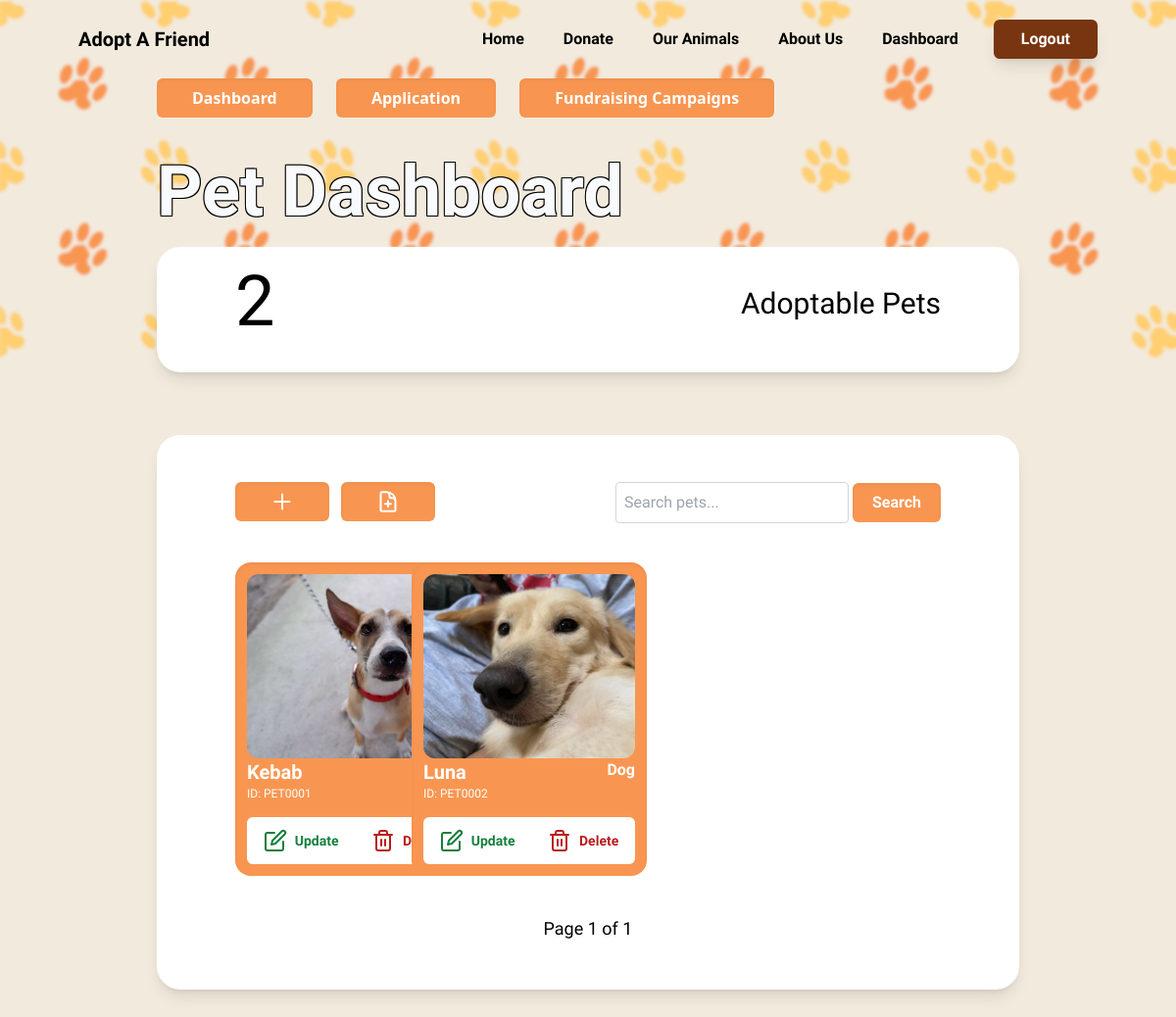
/staff/dashboard/pets/ (signed in), run on the app's committed database.
### pets/models.py (models this page shows, shortened)
class Pet(models.Model):
    petId = models.CharField(max_length=10, default=generate_pet_key, primary_key=True, unique=True)
    petName = models.CharField(max_length=50, null=False, blank=False, unique=True)
    animalType = models.CharField(max_length=20, choices=ANIMAL_TYPES_CHOICES, null=False, blank=False)
    breed = models.CharField(max_length=50, null=False, blank=False)
    petAge = models.CharField(max_length=50, null=False, blank=False, choices=PET_AGE_CHOICES)
    petGender = models.CharField(max_length=20, choices=GENDER_CHOICES, null=False, blank=False, default="")
    petSize = models.CharField(max_length=20, choices=PET_SIZE_CHOICES, null=False, blank=False)
    petColor = models.CharField(max_length=20, choices=COLOR_CHOICES, null=False, blank=False, default="")
    petDescription = models.TextField(max_length=500, blank=True, null=True)
    petPersonality = models.CharField(max_length=50, choices=PERSONALITY_CHOICES, blank=False, null=False, default="")
    dateAcquired = models.DateField(blank=False, null=False, default=timezone.now)
    isTrained = models.BooleanField(default=False)
    slug = models.SlugField(unique=True, blank=True)

class PetImage(models.Model):
    petId = models.ForeignKey('Pet', null=False, blank=False, on_delete=models.CASCADE)
    petImage = models.ImageField(upload_to='static/pet_pics')

### staff/decorators.py (the view)
    def _wrapped_view(request, *args, **kwargs):
        if not request.user.is_staff:
            return HttpResponseForbidden("You don't have permission to access this page.")
        return view_func(request, *args, **kwargs)

### staff/views.py (called while the page is built)
@staff_required
def staff_pet_dashboard(request):
    query = request.GET.get('q')
    pets = Pet.objects.all()
    if query:
        pets = pets.filter(
            Q(petName__icontains=query) |
            Q(animalType__icontains=query) |
            Q(breed__icontains=query)
        )
    pets = pets.order_by('petId')
    total_pets_count = pets.count()
    items_per_page = 8
    paginator = Paginator(pets, items_per_page)
    page = request.GET.get('page')
    try:
        pets = paginator.page(page)
    except PageNotAnInteger:
        pets = paginator.page(1)
    except EmptyPage:
        pets = paginator.page(paginator.num_pages)
    return render(request, 'staff/staff_pet_dashboard.html', {'pets': pets, 'total_pets_count': total_pets_count})

### staff/templates/staff/staff_pet_dashboard.html (shortened to what this page needs)
{% extends 'staff/base.html' %}
{% load static %}
{% block image %} <img src="{% static '\image\dashboard.png' %}" alt="" class="absolute"> {% endblock %}
{% block content %}
<a href="{% url 'staff_dashboard' %}" class="relative ml-40 mt-10">
    <button class="shadow-inner transition ease-in-out delay-150 font-semibold text-white px-9 py-2 rounded-md hover:-translate-y-1 hover:scale-110 duration-300" style="background-color: #f89651;">
        Dashboard
    </button>
</a>
<a href="{% url 'staff_application_dashboard' %}" class="relative ml-5 mt-10">
    <button class="shadow-inner transition ease-in-out delay-150 font-semibold text-white px-9 py-2 rounded-md hover:-translate-y-1 hover:scale-110 duration-300" style="background-color: #f89651;">
        Application
    </button>
</a>
<a href="{% url 'staff_campaign_dashboard' %}" class="relative ml-5 mt-10">
    <button class="shadow-inner transition ease-in-out delay-150 font-semibold text-white px-9 py-2 rounded-md hover:-translate-y-1 hover:scale-110 duration-300" style="background-color: #f89651;">
        Fundraising Campaigns
    </button>
</a>
<div>
    <h1 class="relative ml-40 mt-10 text-7xl text-shadows text-gray-50 font-bold" style="font-family: 'Imprima'">
        Pet Dashboard
    </h1>
</div>
<div class="mx-40 mt-5 relative">
    <div class="h-32 bg-white rounded-3xl shadow-lg flex justify-between" style="font-family: 'Imprima';">
        <h1 class="text-7xl py-5 pl-20 total-pets-count">{{ total_pets_count }}</h1>
        <h1 class="text-3xl py-10 pr-20 flex justify-end">Adoptable Pets</h1>
    </div>
</div>
<div class="mt-16 mb-16 py-12 px-20 mx-40 bg-white rounded-3xl relative shadow-lg" style="font-family: 'Imprima';">
    <div class="flex justify-between">
        <div class="flex">
            <a href="{% url 'add_pet' %}">
                <button class="text-shadows shadow-inner transition ease-in-out delay-150 font-semibold text-white px-9 py-2 rounded-md hover:-translate-y-1 hover:scale-110 duration-300" style="background-color: #f89651;">
                    <svg xmlns="http://www.w3.org/2000/svg" fill="none" viewBox="0 0 24 24" stroke-width="2" stroke="currentColor" class="w-6 h-6">
                        <path stroke-linecap="round" stroke-linejoin="round" d="M12 4.5v15m7.5-7.5h-15" />
                    </svg>
                </button>
            </a>
            <a href="{% url 'reports:all_pets_information_pdf' %}" class="ml-3">
                <button class="text-shadows shadow-inner transition ease-in-out delay-150 font-semibold text-white px-9 py-2 rounded-md hover:-translate-y-1 hover:scale-110 duration-300" style="background-color: #f89651;">
                </button>
            </a>
        </div>
        <form method="GET" action="{% url 'pet_page' %}" class="mb-4">
            <input type="text" name="q" placeholder="Search pets..." class="p-2 border border-gray-300 rounded">
            <button type="submit" class="shadow-inner transition ease-in-out delay-150 font-semibold text-white px-5 py-2 rounded-md hover:-translate-y-1 hover:scale-110 duration-300" style="background-color: #f89651;">Search</button>
        </form>
    </div>
    <div class="grid grid-cols-4 justify-center mx-auto max-w-screen-xl">
        {% for pet in pets %}
        <div class="w-60 h-80 p-3 flex flex-col rounded-2xl shadow-inner mt-6" style="background-color: #f89651;" id="{{pet.petId}}">
            <div class="h-48 bg-white rounded-xl" style="background-image: url('{{ pet.petimage_set.first.petImage.url }}'); background-size: cover;"></div>
            <div class="flex flex-col gap-4">
            <div class="flex flex-row justify-between">
                <div class="flex flex-col">
                <span class="text-xl font-bold text-white">{{pet.petName}}</span>
                <p class="text-xs text-white">ID: {{pet.petId}}</p>
                </div>
                <span class="font-bold  text-white">{{pet.animalType}}</span>
            </div>
            <div class=" bg-white rounded-md">
                <div class="flex justify-around items-center py-3">
                    <a href="{% url 'edit_pet' slug=pet.slug %}">
                        <div class="flex gap-2 text-gray-600 hover:scale-110 duration-200 hover:cursor-pointer">
                            <svg class="w-6 stroke-green-700" viewBox="0 0 24 24" fill="none" stroke="currentColor" stroke-width="2" stroke-linecap="round" stroke-linejoin="round">
                              <path d="M11 4H4a2 2 0 0 0-2 2v14a2 2 0 0 0 2 2h14a2 2 0 0 0 2-2v-7"></path>
                              <path d="M18.5 2.5a2.121 2.121 0 0 1 3 3L12 15l-4 1 1-4 9.5-9.5z"></path>
                            </svg>
                            <button class="font-semibold text-sm text-green-700">Update</button>
                        </div>
                    </a>
                    <div class="flex gap-2 text-gray-600 hover:scale-110 duration-200 hover:cursor-pointer">
                        <button class="font-semibold text-sm text-red-700 delete-pet-btn" data-pet-id="{{ pet.petId }}">Delete</button>
                    </div>
                </div>
            </div>
        </div>
        </div>
        {% endfor %}
        <div class="mt-10 flex justify-center col-span-4">
            <span class="">
                <span class="text-lg mx-4">
                    Page {{ pets.number }} of {{ pets.paginator.num_pages }}
                </span>
            </span>
        </div>
    </div>
</div>
{% endblock %}

### staff/templates/staff/base.html (style rules this page uses)
.text-shadows { text-shadow: -1px 1px 0 #000, 1px 1px 0 #000, 1px -1px 0 #000, -1px -1px 0 #000; }

### data on the page
Pet: petimage_set.first.petImage (picture), petName "Kebab", petId "PET0001"
Pet: petimage_set.first.petImage (picture), petName "Luna", petId "PET0002", animalType "Dog"

### other printed values
{{ total_pets_count }} "2"
{{ pets.number }} "1"
{{ pets.paginator.num_pages }} "1"
